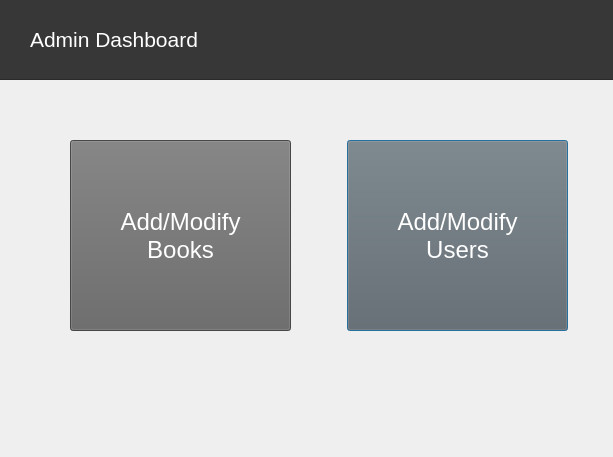
<?xml version="1.0" encoding="UTF-8"?>
<ui version="4.0">
 <class>admin</class>
 <widget class="QDialog" name="admin">
  <property name="geometry">
   <rect>
    <x>0</x>
    <y>0</y>
    <width>613</width>
    <height>457</height>
   </rect>
  </property>
  <property name="windowTitle">
   <string>Dialog</string>
  </property>
  <widget class="QWidget" name="gridLayoutWidget">
   <property name="geometry">
    <rect>
     <x>70</x>
     <y>140</y>
     <width>498</width>
     <height>191</height>
    </rect>
   </property>
   <layout class="QGridLayout" name="gridLayout">
    <item row="0" column="1">
     <spacer name="horizontalSpacer">
      <property name="orientation">
       <enum>Qt::Horizontal</enum>
      </property>
      <property name="sizeType">
       <enum>QSizePolicy::Fixed</enum>
      </property>
      <property name="sizeHint" stdset="0">
       <size>
        <width>50</width>
        <height>0</height>
       </size>
      </property>
     </spacer>
    </item>
    <item row="0" column="2">
     <widget class="QPushButton" name="addmod_Users">
      <property name="sizePolicy">
       <sizepolicy hsizetype="Minimum" vsizetype="MinimumExpanding">
        <horstretch>0</horstretch>
        <verstretch>0</verstretch>
       </sizepolicy>
      </property>
      <property name="font">
       <font>
        <pointsize>18</pointsize>
       </font>
      </property>
      <property name="styleSheet">
       <string notr="true">background-color: rgb(100,100,100);
color: rgb(255,255,255);</string>
      </property>
      <property name="text">
       <string>Add/Modify 
Users</string>
      </property>
     </widget>
    </item>
    <item row="0" column="0">
     <widget class="QPushButton" name="addmod_Books">
      <property name="sizePolicy">
       <sizepolicy hsizetype="Minimum" vsizetype="MinimumExpanding">
        <horstretch>0</horstretch>
        <verstretch>0</verstretch>
       </sizepolicy>
      </property>
      <property name="font">
       <font>
        <pointsize>18</pointsize>
       </font>
      </property>
      <property name="styleSheet">
       <string notr="true">background-color: rgb(100,100,100);
color: rgb(255,255,255);</string>
      </property>
      <property name="text">
       <string>Add/Modify 
Books</string>
      </property>
     </widget>
    </item>
   </layout>
  </widget>
  <widget class="QFrame" name="frame">
   <property name="geometry">
    <rect>
     <x>-10</x>
     <y>-1</y>
     <width>631</width>
     <height>81</height>
    </rect>
   </property>
   <property name="styleSheet">
    <string notr="true">background-color: #373737;</string>
   </property>
   <property name="frameShape">
    <enum>QFrame::StyledPanel</enum>
   </property>
   <property name="frameShadow">
    <enum>QFrame::Raised</enum>
   </property>
   <widget class="QLabel" name="label">
    <property name="geometry">
     <rect>
      <x>40</x>
      <y>20</y>
      <width>181</width>
      <height>41</height>
     </rect>
    </property>
    <property name="font">
     <font>
      <pointsize>16</pointsize>
     </font>
    </property>
    <property name="styleSheet">
     <string notr="true">color: rgb(255,255,255);</string>
    </property>
    <property name="text">
     <string>Admin Dashboard</string>
    </property>
   </widget>
  </widget>
 </widget>
 <resources/>
 <connections/>
</ui>
